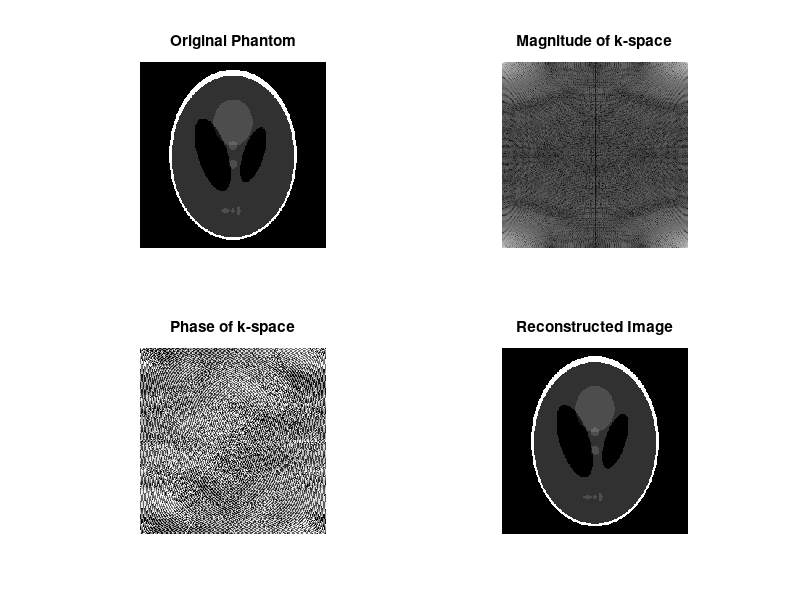

Recreate this plot in MATLAB.
% Create a phantom image
phantom_image = phantom(256);

% Compute the 2D Fourier Transform to get k-space data
k_space = fft2(phantom_image);

% Extract magnitude and phase from k-space data
magnitude_k_space = abs(k_space);
phase_k_space = angle(k_space);

% Perform Inverse 2D Fourier Transform to reconstruct the image
reconstructed_image = ifft2(k_space);

% Display the original phantom, magnitude of k-space, phase of k-space, and the reconstructed image
figure;
subplot(2,2,1);
imshow(phantom_image, []);
title('Original Phantom');

subplot(2,2,2);
imshow(log(1 + magnitude_k_space), []); % log scale for better visibility
title('Magnitude of k-space');

subplot(2,2,3);
imshow(phase_k_space, []);
title('Phase of k-space');

subplot(2,2,4);
imshow(abs(reconstructed_image), []); % Use abs to convert complex to real
title('Reconstructed Image');
